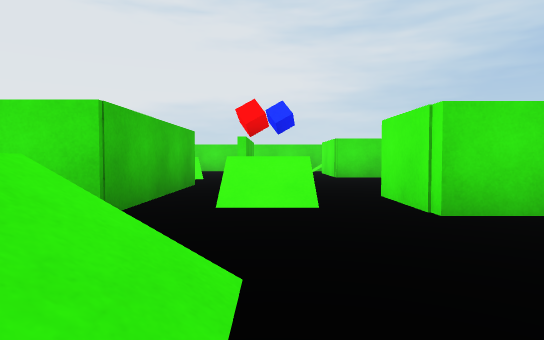
view 1 (above)

21 first-person views from a walk through a Unity game level. The camera is 0.51 m above the floor, tilts 2° down and sees 75° across. The floor is counted in squares, 1 m on a side. Each view is taken from the middle of a square. On the plan, view 1 faces up. The plan holds only what a view shows up to about 9 squares ahead; the rest is blank. The player is left out.

view 2
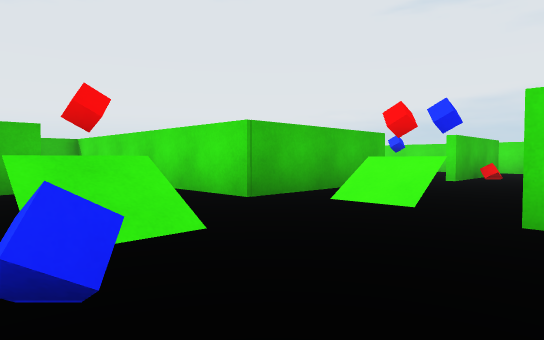

view 3
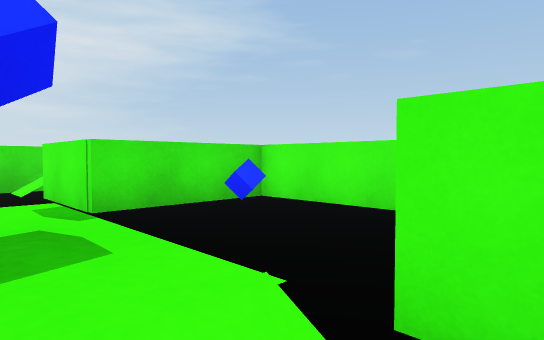

view 4
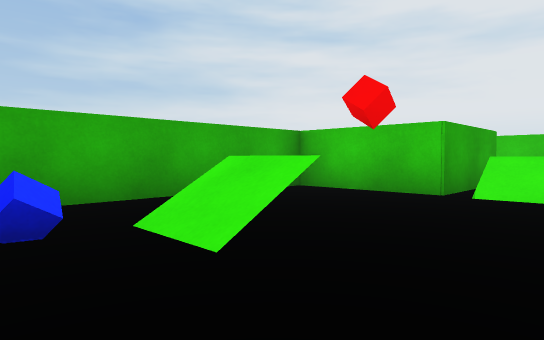

view 5
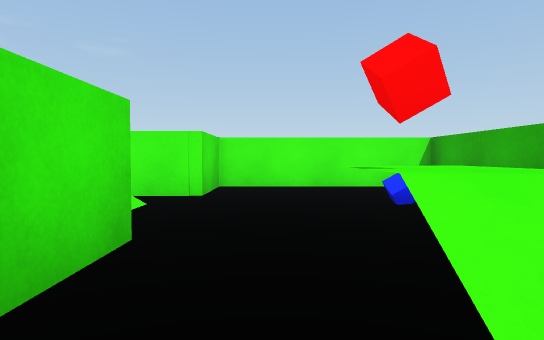

view 6
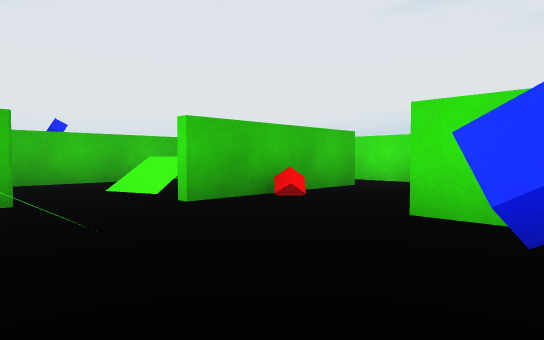

view 7
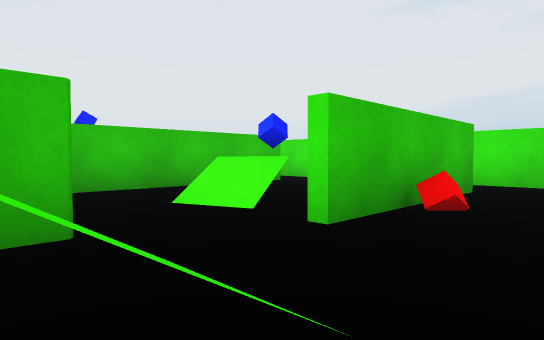

view 8
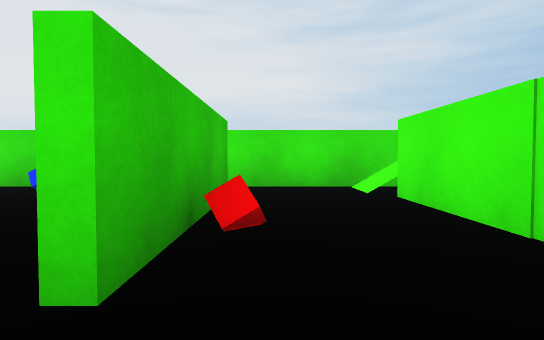

view 9
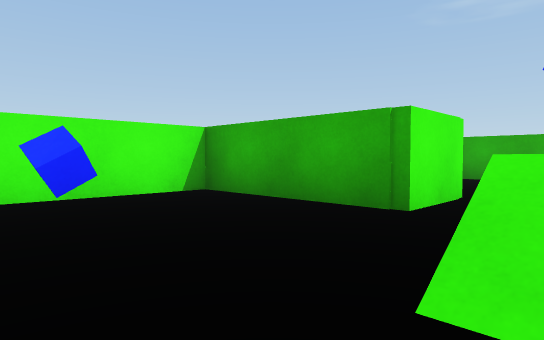

view 10
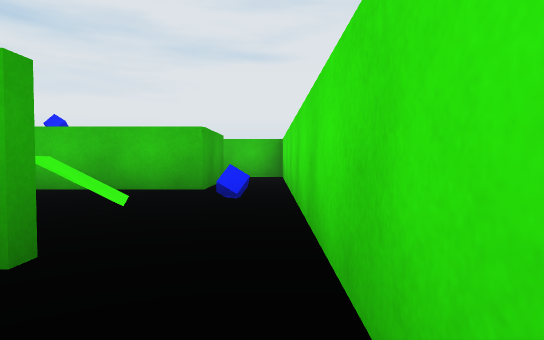

view 11
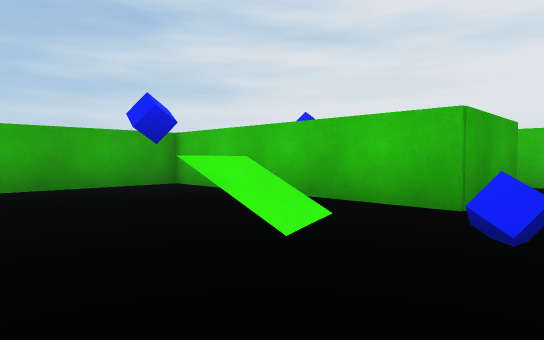

view 12
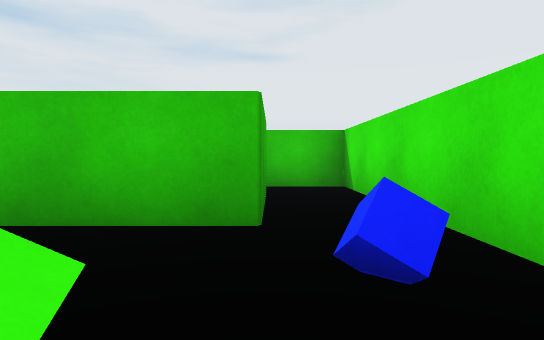

view 13
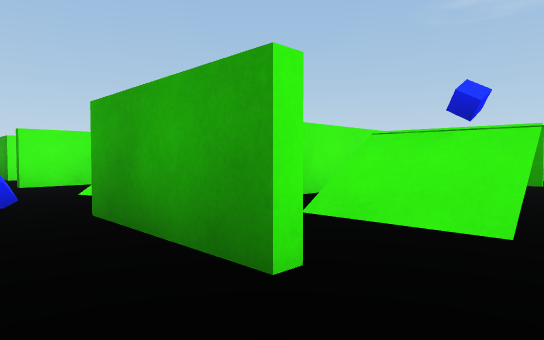

view 14
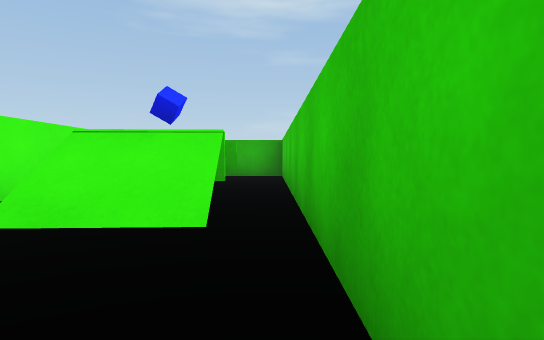

view 15
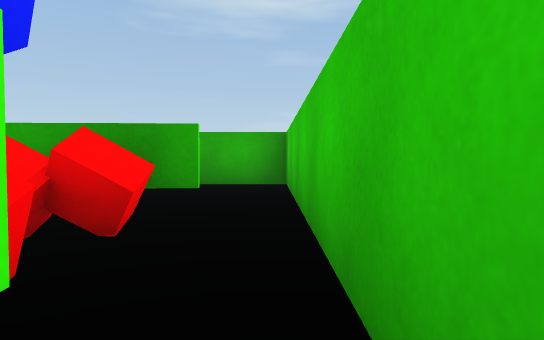

view 16
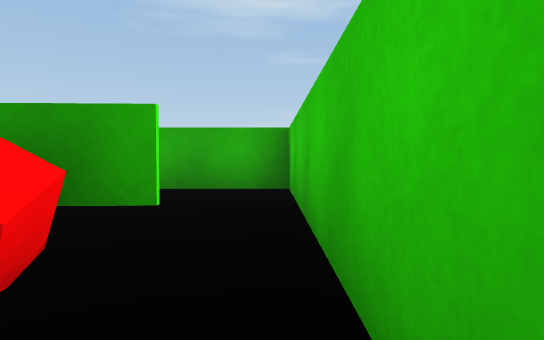

view 17
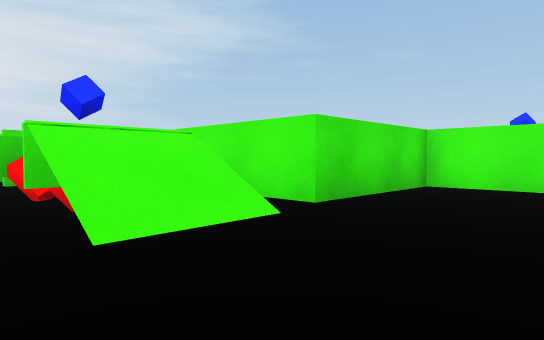

view 18
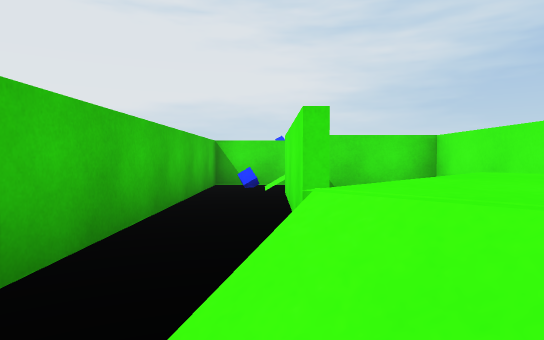

view 19
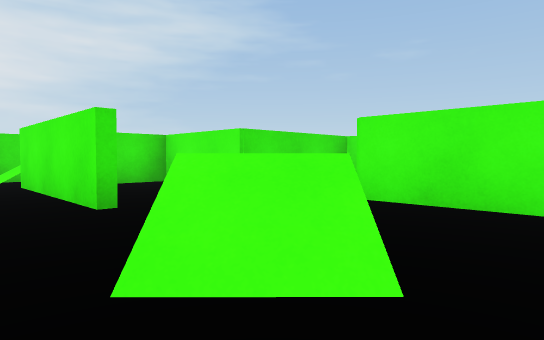

view 20
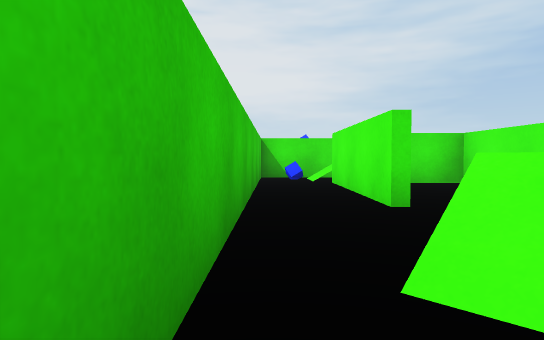

view 21
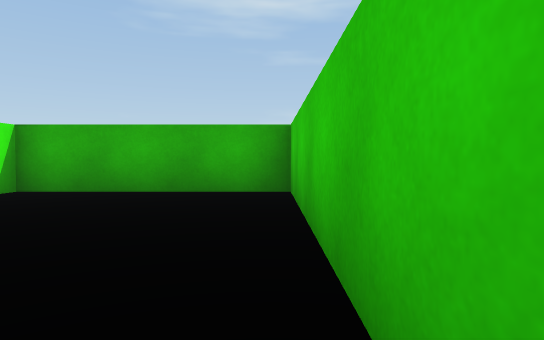

### Floor plan
Key: @ floor where view 1 was taken; # wall or solid block; x gap in a wall; . main floor; : floor 0.05 m higher than the main floor; / step, stairs or slope; = window, fence, low wall or low ledge; C red cube; B blue cube; R red block; O other object.
Columns run from 9 left of view 1 to 5 right of it. Each row starts with its distance up from view 1.
 14 ############
 13 #.....  ...#
 12 #..##B.....#
 11 #...#./.#..#
 10 #.O.#.B/#C.#
  9 #.R.#.###..####
  8 #.RR#...x.....#
  7 #.O######...B.#
  6 #.:.  ..=C....#
  5 #..    .#B....#
  4 #...    #/.###
  3 ###==#### .##
  2 #.B O/  .. .#
  1 #.#==#/CO. .#
  0 #.# .#...@B.#
 -1 #.#..########
 -2 #.#
 -3 #..#
 -4 #./###
 -5 #./. #
 -6 #. ..#
 -7  #####

Where each view was taken, in squares from view 1:
view 1: 0 up, 0 right, facing up
view 2: 0 up, 2 right, facing up-left
view 3: 4 up, 0 right, facing up-right
view 4: 3 up, 1 right, facing down-left
view 5: 2 up, 4 left, facing right
view 6: 6 up, 3 right, facing up-left
view 7: 6 up, 1 right, facing up-left
view 8: 7 up, 0 right, facing up
view 9: 8 up, 0 right, facing down-right
view 10: 13 up, 1 right, facing left
view 11: 13 up, 1 left, facing down-left
view 12: 12 up, 2 left, facing left
view 13: 13 up, 8 left, facing down-right
view 14: 13 up, 8 left, facing down
view 15: 10 up, 8 left, facing down
view 16: 9 up, 8 left, facing down
view 17: 4 up, 8 left, facing up-right
view 18: 5 down, 7 left, facing up
view 19: 6 down, 8 left, facing up-right
view 20: 6 down, 8 left, facing up
view 21: 1 down, 8 left, facing down
